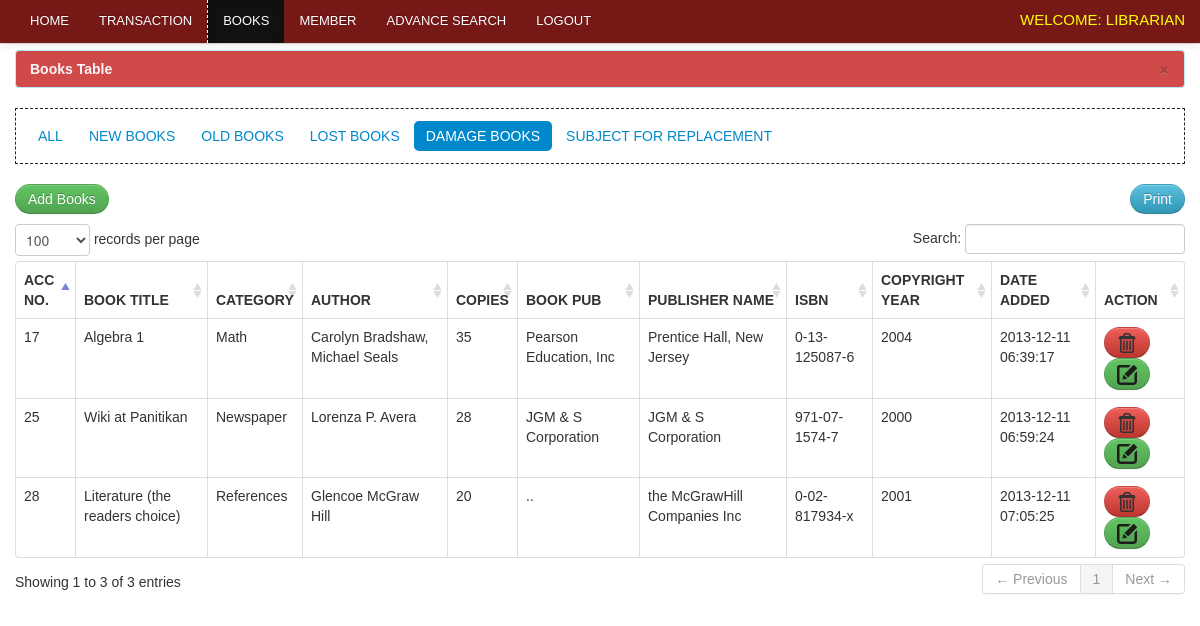
/librarian/damage.php (signed in), run on the app's committed database.
### tables this page shows
CREATE TABLE IF NOT EXISTS `book` (
  `book_id` int(11) NOT NULL AUTO_INCREMENT,
  `book_title` varchar(100) NOT NULL,
  `category_id` int(50) NOT NULL,
  `author` varchar(50) NOT NULL,
  `book_copies` int(11) NOT NULL,
  `book_pub` varchar(100) NOT NULL,
  `publisher_name` varchar(100) NOT NULL,
  `isbn` varchar(50) NOT NULL,
  `copyright_year` int(11) NOT NULL,
  `date_receive` varchar(20) NOT NULL,
  `date_added` datetime NOT NULL,
  `status` varchar(30) NOT NULL,
  PRIMARY KEY (`book_id`)
);

CREATE TABLE IF NOT EXISTS `category` (
  `category_id` int(11) NOT NULL AUTO_INCREMENT,
  `classname` varchar(50) DEFAULT NULL,
  PRIMARY KEY (`category_id`),
  UNIQUE KEY `category_id` (`category_id`),
  KEY `classid` (`category_id`)
);

### librarian/damage.php (the view, shortened to what this page needs)
<?php include('header.php'); ?>
<?php include('navbar_books.php'); ?>
    <div class="container">
		<div class="margin-top">
			<div class="row">
			<div class="span12">
			   <div class="alert alert-info">
                                    <button type="button" class="close" data-dismiss="alert">&times;</button>
                                    <strong>Books Table</strong>
                                </div>
								    <ul class="nav nav-pills">
										<li><a href="books.php">All</a></li>
										<li><a href="new_books.php">New Books</a></li>
										<li><a href="old_books.php">Old Books</a></li>
										<li><a href="lost.php">Lost Books</a></li>
										<li class="active"><a href="damage.php">Damage Books</a></li>
										<li><a href="sub_rep.php">Subject for Replacement</a></li>
									</ul>
                            <table cellpadding="0" cellspacing="0" border="0" class="table  table-bordered" id="example">
								<div class="pull-right">
								<a href="" onclick="window.print()" class="btn btn-info">Print</a>
								</div>
								<p><a href="add_books.php" class="btn btn-success">Add Books</a></p>
                                <thead>
                                    <tr>
									    <th>Acc No.</th>
                                        <th>Book Title</th>
                                        <th>Category</th>
										<th>Author</th>
										<th class="action">copies</th>
										<th>Book Pub</th>
										<th>Publisher Name</th>
										<th>ISBN</th>
										<th>Copyright Year</th>
										<th>Date Added</th>
										<th class="action">Action</th>
                                    </tr>
                                </thead>
                                <tbody>
                                  <?php  $user_query=mysql_query("select * from book where status = 'Damage'")or die(mysql_error());
									while($row=mysql_fetch_array($user_query)){
									$id=$row['book_id'];
									$cat_id=$row['category_id'];
											$cat_query = mysql_query("select * from category where category_id = '$cat_id'")or die(mysql_error());
											$cat_row = mysql_fetch_array($cat_query);
									?>
									<tr class="del<?php echo $id ?>">
                                    <td><?php echo $row['book_id']; ?></td>
                                    <td><?php echo $row['book_title']; ?></td>
									<td><?php echo $cat_row ['classname']; ?> </td>
                                    <td><?php echo $row['author']; ?> </td>
                                    <td class="action"><?php echo $row['book_copies']; ?> </td>
                                     <td><?php echo $row['book_pub']; ?></td>
									 <td><?php echo $row['publisher_name']; ?></td>
									 <td><?php echo $row['isbn']; ?></td>
									 <td><?php echo $row['copyright_year']; ?></td>
									 <td><?php echo $row['date_added']; ?></td>
                                    <td class="action">
                                        <a rel="tooltip"  title="Delete" id="<?php echo $id; ?>" href="#delete_book<?php echo $id; ?>" data-toggle="modal"    class="btn btn-danger"><span><img src="../LMS/del.png" style="width: 20px; height= 20px; "></span></a>
										<a  rel="tooltip"  title="Edit" id="e<?php echo $id; ?>" href="edit_book.php<?php echo '?id='.$id; ?>" class="btn btn-success"><span><img src="../LMS/edit.png" style="width: 20px; height= 20px; "></span></a>
                                    </td>
                                    </tr>
									<?php  }  ?>
                                </tbody>
                            </table>
			</div>
			</div>
		</div>
    </div>
<?php include('footer.php') ?>

### css/docs.css (style rules this page uses)
body { font-family:'TR Century Gothic',Helvetica,Arial,sans-serif !important; }
.btn { border-radius: 25px !important; }
.alert { text-shadow: none; }
.nav-tabs, .nav-pills { border: 1px dashed #222 !important; padding: 10px; }
th { text-transform:uppercase; }
.nav li a { text-transform:uppercase; }
.margin-top { margin-top:50px; }
body { background: url(../img/grid_noise.png); position: relative; }

### css/print.css (style rules this page uses)
.action { display:none; }
th { text-align:left; }
td { text-align:left; border-top:1px solid; padding:2px; }
.btn { display:none; }
.alert { display:none; }
body { font-family:arial; font-size:13px; }
.nav { display:none; }
span { text-transform:uppercase; }

### data on the page
book: book_id "17", book_title "Algebra 1", category.classname "Math", author "Carolyn Bradshaw, Michael Seals", book_copies "35", book_pub "Pearson Education, Inc", publisher_name "Prentice Hall, New Jersey", isbn "0-13-125087-6", copyright_year "2004", date_added "2013-12-11 06:39:17"
book: book_id "25", book_title "Wiki at Panitikan", category.classname "Newspaper", author "Lorenza P. Avera", book_copies "28", book_pub "JGM & S Corporation", publisher_name "JGM & S Corporation", isbn "971-07-1574-7", copyright_year "2000", date_added "2013-12-11 06:59:24"
book: book_id "28", book_title "Literature (the readers choice)", category.classname "References", author "Glencoe McGraw Hill", book_copies "20", book_pub "..", publisher_name "the McGrawHill Companies Inc", isbn "0-02-817934-x", copyright_year "2001", date_added "2013-12-11 07:05:25"
